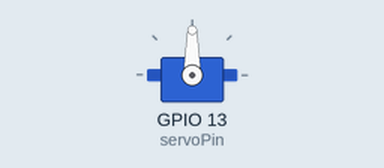
Recording of a sketch running on a simulated ESP32. On the bench: servo. What the sketch prints to the serial monitor is not drawn.

Above: at 0.05 s.
Timing chart, 0 to 4.6 s (numbered marks = the images above):
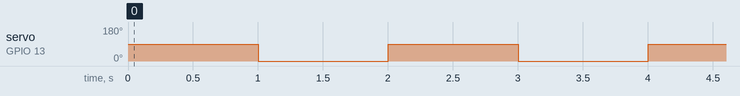

Measured:
- by itself, servo on GPIO 13 (servoPin): alternates 90° for 1.0 s and 0° for 1.0 s

The sketch:

Servo.ino
```cpp
#include <ESP32Servo.h>

Servo myServo;

int servoPin = 13;

void setup() {
  Serial.begin(115200);
  myServo.attach(servoPin); // Attach servo to GPIO 13
  Serial.println("Servo test dimulai...");
}

void loop() {
  // Gerakkan servo dari 0 ke 90 derajat
  myServo.write(90);
  Serial.println("Posisi: 90");
  delay(1000); // Tahan di posisi 90 derajat selama 1 detik

  // Gerakkan kembali ke 0 derajat
  myServo.write(0);
  Serial.println("Posisi: 0");
  delay(1000); // Tahan di posisi 0 derajat selama 1 detik
}
```
